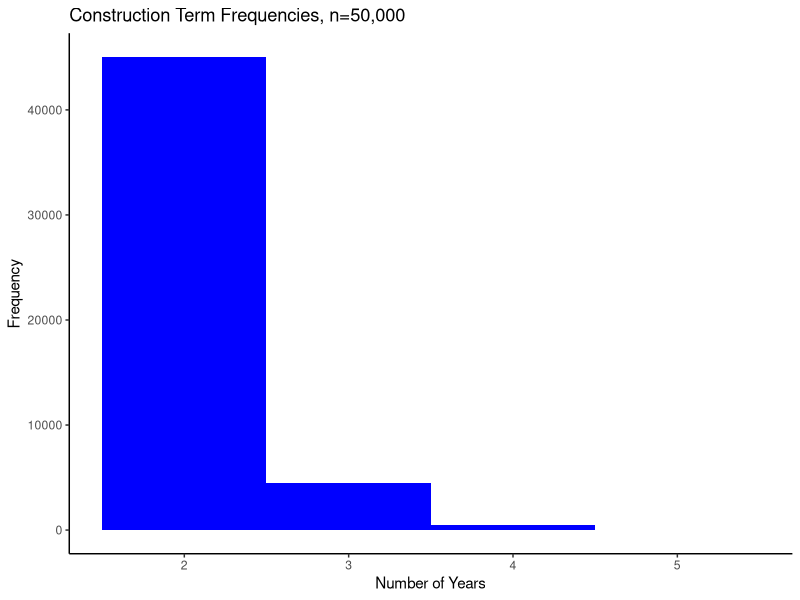

Recreate this plot in R.
## ---- chunk 1
#| include: false

library(tidyr)
library(tibble)
library(ggplot2)
## ---- chunk 2
set.seed(1234) # helps me reproduce outcomes predictably
n = 50000 # number of rows

# store sample draws to dataframe
df <- tibble(
  construction_term=sample(
    2:5,
    n,
    replace=TRUE,
    prob=c(0.9,0.09,0.009,0.001)
  )
)
## ---- chunk 3
#| code-fold: show
#| label: hist-construction
#| fig-cap: Simulated Outcomes for Construction Term

df %>%
  ggplot(data=.,aes(x=construction_term)) +
  geom_histogram(
    bins = length(unique(df$construction_term)),
    fill='blue'
  ) +
  ggtitle('Construction Term Frequencies, n=50,000') +
  xlab('Number of Years') + 
  ylab('Frequency') +
  theme_classic()
